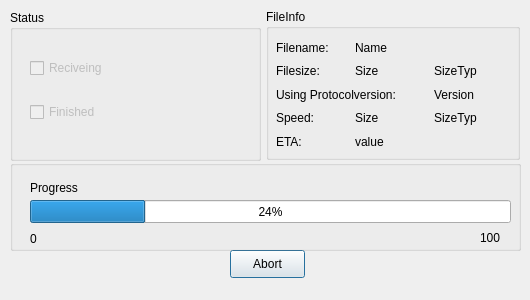
<?xml version="1.0" encoding="UTF-8"?>
<ui version="4.0">
 <class>form_FileRecive</class>
 <widget class="QDialog" name="form_FileRecive">
  <property name="geometry">
   <rect>
    <x>0</x>
    <y>0</y>
    <width>530</width>
    <height>300</height>
   </rect>
  </property>
  <property name="minimumSize">
   <size>
    <width>530</width>
    <height>300</height>
   </size>
  </property>
  <property name="maximumSize">
   <size>
    <width>530</width>
    <height>300</height>
   </size>
  </property>
  <property name="sizeIncrement">
   <size>
    <width>530</width>
    <height>300</height>
   </size>
  </property>
  <property name="windowTitle">
   <string>File Download</string>
  </property>
  <property name="windowIcon">
   <iconset resource="resourcen.qrc">
    <normaloff>:/icons/download.svg</normaloff>:/icons/download.svg</iconset>
  </property>
  <property name="locale">
   <locale language="English" country="UnitedStates"/>
  </property>
  <widget class="QGroupBox" name="groupBox_2">
   <property name="geometry">
    <rect>
     <x>10</x>
     <y>10</y>
     <width>251</width>
     <height>151</height>
    </rect>
   </property>
   <property name="title">
    <string>Status</string>
   </property>
   <widget class="QWidget" name="layoutWidget">
    <property name="geometry">
     <rect>
      <x>20</x>
      <y>30</y>
      <width>145</width>
      <height>100</height>
     </rect>
    </property>
    <layout class="QVBoxLayout" name="verticalLayout">
     <item>
      <widget class="QCheckBox" name="checkBox_3">
       <property name="enabled">
        <bool>false</bool>
       </property>
       <property name="text">
        <string>Reciveing</string>
       </property>
      </widget>
     </item>
     <item>
      <widget class="QCheckBox" name="checkBox_4">
       <property name="enabled">
        <bool>false</bool>
       </property>
       <property name="text">
        <string>Finished</string>
       </property>
      </widget>
     </item>
    </layout>
   </widget>
  </widget>
  <widget class="QGroupBox" name="groupBox_3">
   <property name="geometry">
    <rect>
     <x>266</x>
     <y>9</y>
     <width>254</width>
     <height>151</height>
    </rect>
   </property>
   <property name="title">
    <string>FileInfo</string>
   </property>
   <widget class="QWidget" name="layoutWidget2">
    <property name="geometry">
     <rect>
      <x>10</x>
      <y>30</y>
      <width>231</width>
      <height>111</height>
     </rect>
    </property>
    <layout class="QGridLayout" name="gridLayout">
     <item row="0" column="0">
      <widget class="QLabel" name="label">
       <property name="text">
        <string>Filename:</string>
       </property>
      </widget>
     </item>
     <item row="0" column="1">
      <widget class="QLabel" name="label_4">
       <property name="text">
        <string>Name</string>
       </property>
      </widget>
     </item>
     <item row="1" column="0">
      <widget class="QLabel" name="label_5">
       <property name="text">
        <string>Filesize:</string>
       </property>
      </widget>
     </item>
     <item row="1" column="1">
      <widget class="QLabel" name="label_6">
       <property name="text">
        <string>Size</string>
       </property>
      </widget>
     </item>
     <item row="1" column="2">
      <widget class="QLabel" name="label_7">
       <property name="text">
        <string>SizeTyp</string>
       </property>
      </widget>
     </item>
     <item row="2" column="0" colspan="2">
      <widget class="QLabel" name="label_9">
       <property name="text">
        <string>Using Protocolversion:</string>
       </property>
      </widget>
     </item>
     <item row="2" column="2">
      <widget class="QLabel" name="label_10">
       <property name="text">
        <string>Version</string>
       </property>
      </widget>
     </item>
     <item row="3" column="0">
      <widget class="QLabel" name="label_13">
       <property name="text">
        <string>Speed:</string>
       </property>
      </widget>
     </item>
     <item row="3" column="1">
      <widget class="QLabel" name="label_11">
       <property name="text">
        <string>Size</string>
       </property>
      </widget>
     </item>
     <item row="3" column="2">
      <widget class="QLabel" name="label_12">
       <property name="text">
        <string>SizeTyp</string>
       </property>
      </widget>
     </item>
     <item row="4" column="0">
      <widget class="QLabel" name="label_14">
       <property name="text">
        <string>ETA:</string>
       </property>
      </widget>
     </item>
     <item row="4" column="1">
      <widget class="QLabel" name="label_15">
       <property name="text">
        <string>value</string>
       </property>
      </widget>
     </item>
    </layout>
   </widget>
  </widget>
  <widget class="QPushButton" name="pushButton">
   <property name="geometry">
    <rect>
     <x>230</x>
     <y>250</y>
     <width>75</width>
     <height>28</height>
    </rect>
   </property>
   <property name="text">
    <string>Abort</string>
   </property>
  </widget>
  <widget class="QGroupBox" name="groupBox">
   <property name="geometry">
    <rect>
     <x>10</x>
     <y>160</y>
     <width>511</width>
     <height>91</height>
    </rect>
   </property>
   <property name="title">
    <string/>
   </property>
   <widget class="QLabel" name="label_2">
    <property name="geometry">
     <rect>
      <x>20</x>
      <y>20</y>
      <width>56</width>
      <height>15</height>
     </rect>
    </property>
    <property name="text">
     <string>Progress</string>
    </property>
   </widget>
   <widget class="QProgressBar" name="progressBar">
    <property name="geometry">
     <rect>
      <x>20</x>
      <y>40</y>
      <width>481</width>
      <height>23</height>
     </rect>
    </property>
    <property name="value">
     <number>24</number>
    </property>
   </widget>
   <widget class="QLabel" name="label_3">
    <property name="geometry">
     <rect>
      <x>470</x>
      <y>70</y>
      <width>24</width>
      <height>15</height>
     </rect>
    </property>
    <property name="text">
     <string>100</string>
    </property>
   </widget>
   <widget class="QLabel" name="label_8">
    <property name="geometry">
     <rect>
      <x>20</x>
      <y>70</y>
      <width>21</width>
      <height>18</height>
     </rect>
    </property>
    <property name="text">
     <string>0</string>
    </property>
   </widget>
  </widget>
 </widget>
 <resources>
  <include location="resourcen.qrc"/>
 </resources>
 <connections/>
</ui>
